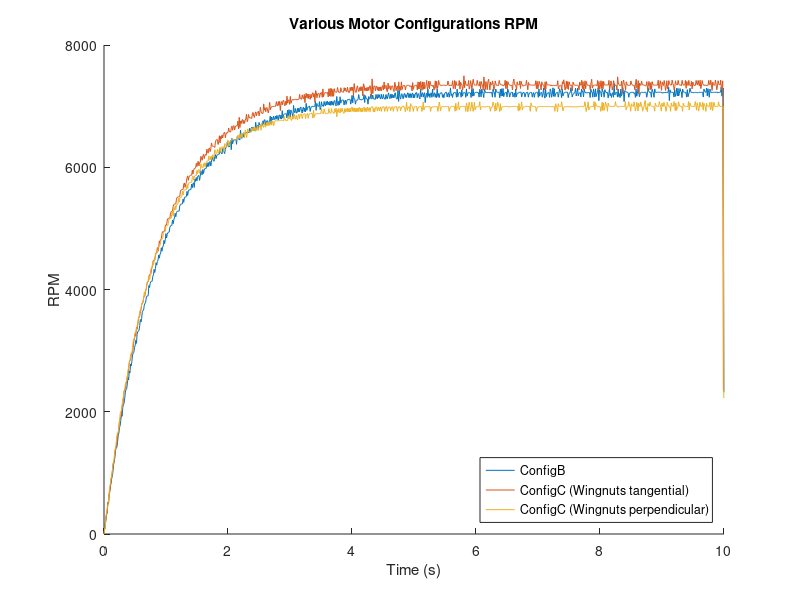

This chart was generated by the following MATLAB code:
% Lab2B
clear all; close all; clc;

dataA = importdata("motor_flywheelA_data.csv");
dataB = importdata("motor_flywheelB_data.csv");
dataC = importdata("motor_flywheelC_data.csv");
dataC2 = importdata("motor_flywheelC2_data.csv");

config = {dataB, dataC, dataC2};
for j = 1:length(config)

    data = cell2mat(config(j));
    time = data(:, 1) ./ 10^6; % min

    % cpr
    cpr = 211.2 / 4.4;
    data = data(:, 2) ./ cpr;

    w = zeros(length(data), 1);
    for i = 1:length(data)-1
        w(i) = (data(i+1) - data(i)) / (time(i+1) - time(i));
    end
    
    w = w(:) .* 60; % RMP
    
    t_f = 0.005;
    wf = zeros(length(data), 1);
    for i = 2:length(data)
        b = (time(i)-time(i-1)) / (time(i)-time(i-1) + t_f);
        wf(i) = b* w(i) + (1 - b) * wf(i-1);
    end
    
    hold on;
    plot(time, wf)

end

title("Various Motor Configurations RPM")
xlabel("Time (s)");
ylabel("RPM");
legend("ConfigB", "ConfigC (Wingnuts tangential)", "ConfigC (Wingnuts perpendicular)", "Location", "southeast");